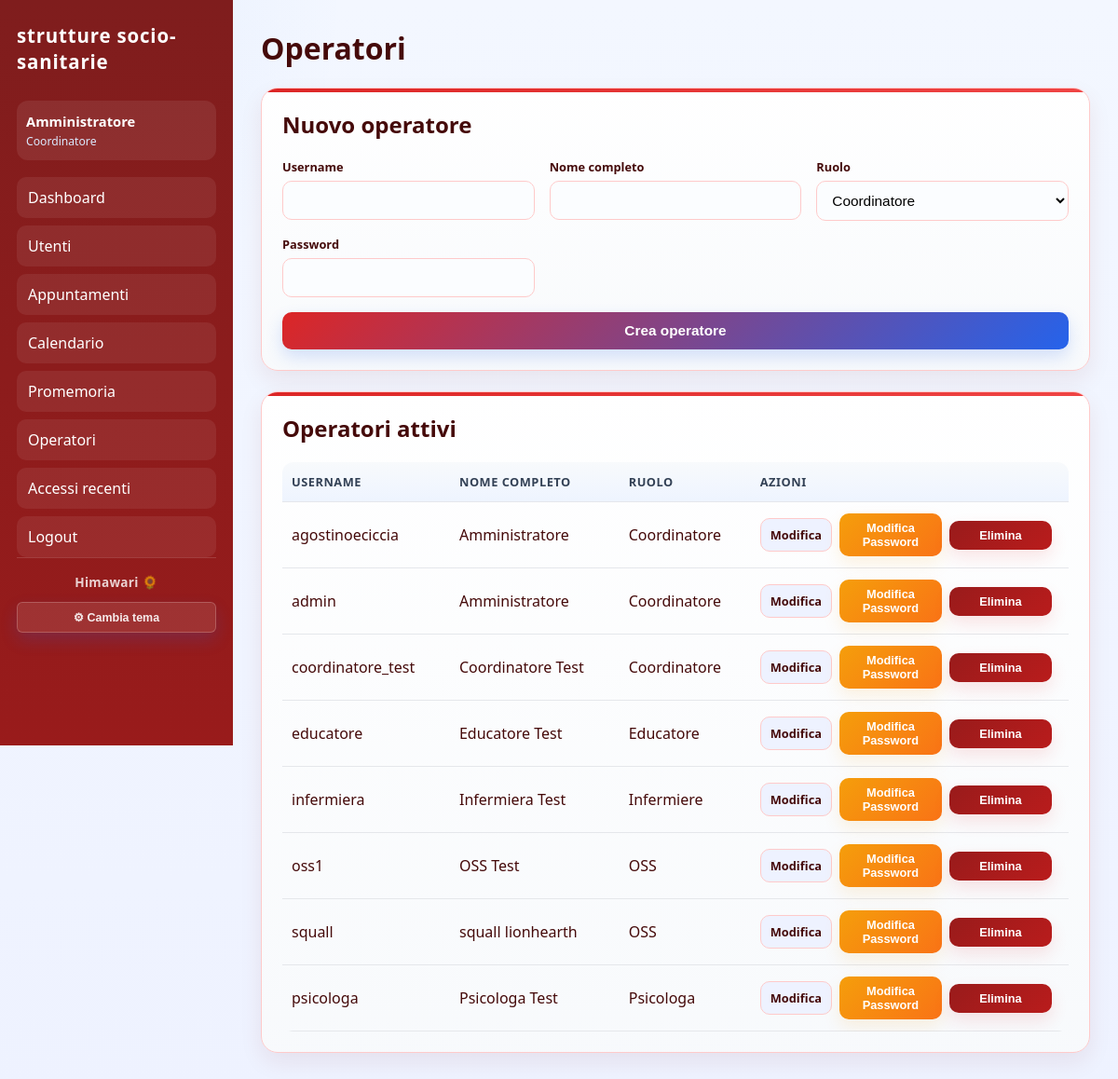
The app's page /users (signed in) with its own data.
### tables this page shows
CREATE TABLE users (
            id INTEGER PRIMARY KEY AUTOINCREMENT,
            username TEXT UNIQUE NOT NULL,
            fullname TEXT NOT NULL,
            role TEXT NOT NULL,
            password TEXT NOT NULL,
            is_archived INTEGER NOT NULL DEFAULT 0
        , theme TEXT NOT NULL DEFAULT 'cool');

### app.py (the view)
@app.route("/users")
@require_login
def users():
    if not user_has_permission("create_users"):
        abort(403)
    conn = get_db()
    users = conn.execute("SELECT * FROM users WHERE is_archived = 0 AND role != 'admin' ORDER BY role, fullname").fetchall()
    archived_users = conn.execute("SELECT * FROM users WHERE is_archived = 1 AND role != 'admin' ORDER BY role, fullname").fetchall()
    conn.close()
    return render_template("users.html", users=users, archived_users=archived_users)

### app.py (called while the page is built)
def get_db():
    conn = sqlite3.connect(DB_PATH)
    conn.row_factory = sqlite3.Row
    return conn

def get_current_user():
    user_id = session.get("user_id")
    if not user_id:
        return None
    conn = get_db()
    user = conn.execute("SELECT * FROM users WHERE id = ? AND is_archived = 0", (user_id,)).fetchone()
    conn.close()
    return dict(user) if user else None

def user_has_permission(action):
    user = get_current_user()
    if not user:
        return False
    if action == "open_user_folder":
        return user.get("role") in {"coordinatore", "vicecoordinatore"}
    if user.get("role") == "admin":
        return True
    if user.get("role") in {"coordinatore", "vicecoordinatore"}:
        return True
    return ROLE_PERMISSIONS.get(user.get("role"), {}).get(action, False)

def require_login(view_func):
    @wraps(view_func)
    def wrapper(*args, **kwargs):
        if not get_current_user():
            flash("Effettua l'accesso per continuare.", "warning")
            return redirect(url_for("login"))
        return view_func(*args, **kwargs)
    return wrapper

@app.context_processor
def inject_globals():
    return {
        "current_year": datetime.now().year,
        "app_name": "strutture socio-sanitarie",
        "current_user": get_current_user(),
        "ROLE_LABELS": ROLE_LABELS,
        "user_has_permission": user_has_permission,
    }

### templates/users.html (shortened to what this page needs)
{% extends 'base.html' %}
{% block content %}
<h1>Operatori</h1>
{% if user_has_permission('create_users') %}
<section class="panel">
    <h2>Nuovo operatore</h2>
    <form method="post" action="{{ url_for('create_user') }}" class="form-grid">
        <div>
            <label>Username</label>
            <input type="text" name="username" required>
        </div>
        <div>
            <label>Nome completo</label>
            <input type="text" name="fullname" required>
        </div>
        <div>
            <label>Ruolo</label>
            <select name="role" required>
                <option value="coordinatore">Coordinatore</option>
            </select>
        </div>
        <div>
            <label>Password</label>
            <input type="text" name="password" required>
        </div>
        <div class="full-width">
            <button type="submit">Crea operatore</button>
        </div>
    </form>
</section>
{% endif %}
<section class="panel">
    <h2>Operatori attivi</h2>
    <table>
        <thead>
            <tr>
                <th>Username</th>
                <th>Nome completo</th>
                <th>Ruolo</th>
                <th>Azioni</th>
            </tr>
        </thead>
        <tbody>
            {% for user in users %}
            <tr>
                <td>{{ user.username }}</td>
                <td>{{ user.fullname }}</td>
                <td>{{ ROLE_LABELS.get(user.role, user.role) }}</td>
                <td>
                    {% if user_has_permission('manage_users') %}
                    <div class="actions-group">
                        <a href="{{ url_for('edit_user', user_id=user.id) }}" class="secondary-btn small">Modifica</a>
                        <button type="button" class="warning-btn small" onclick="toggleForm('resetForm-{{ user.id }}')">Modifica Password</button>
                        <button type="button" class="danger-btn small" onclick="toggleForm('deleteForm-{{ user.id }}')">Elimina</button>
                    </div>
                    {% else %}
                    <span style="color: var(--muted); font-size: 0.85rem;">Nessuna azione disponibile</span>
                    {% endif %}
                </td>
            </tr>
            {% else %}
            <tr>
                <td colspan="4">Nessun operatore attivo.</td>
            </tr>
            {% endfor %}
        </tbody>
    </table>
</section>
{% endblock %}

### templates/base.html (shortened to what this page needs)
<!DOCTYPE html>
<html lang="it">
<head>
    <link rel="stylesheet" href="{{ url_for('static', filename='style.css') }}">
</head>
<body data-theme="{{ current_user.theme or 'cool' if current_user else 'cool' }}">
    <div class="app-shell">
        <aside class="sidebar">
            <div class="brand">{{ app_name }}</div>
            {% if current_user %}
            <div class="user-badge">
                <strong>{{ current_user.fullname }}</strong><br>
                <span>{{ ROLE_LABELS.get(current_user.role, current_user.role) }}</span>
            </div>
            <nav>
                <a href="{{ url_for('dashboard') }}">Dashboard</a>
                {% if user_has_permission('view_patients') %}
                <a href="{{ url_for('patients') }}">Utenti</a>
                {% endif %}
                {% if user_has_permission('view_appointments') %}
                <a href="{{ url_for('appointments') }}">Appuntamenti</a>
                <a href="{{ url_for('calendar') }}">Calendario</a>
                <a href="{{ url_for('notifications') }}">Promemoria</a>
                {% endif %}
                {% if user_has_permission('manage_users') %}
                <a href="{{ url_for('users') }}">Operatori</a>
                <a href="{{ url_for('audit') }}">Accessi recenti</a>
                {% endif %}
                <a href="{{ url_for('logout') }}">Logout</a>
            </nav>
            <div class="sidebar-footer">
                <div class="himawari-brand">Himawari 🌻</div>
                <button class="theme-toggle-btn" onclick="document.getElementById('theme-menu').classList.toggle('show')">⚙ Cambia tema</button>
            </div>
            {% endif %}
        </aside>
        <main class="main-content">
            {% block content %}{% endblock %}
        </main>
    </div>
</body>
</html>

### static/style.css (style rules this page uses)
* { box-sizing: border-box; }
:root { --bg: #eef4ff; --panel: #ffffff; --sidebar: #122c4d; --sidebar-soft: #1d3f6e; --primary: #1d4ed8; --primary-soft: #dbeafe; --accent: #14b8a6; --warning: #f59e0b; --danger: #dc2626; --text: #1f2937; --muted: #64748b; --border: #dfe7f5; --shadow: 0 10px 25px rgba(15, 23, 42, 0.08); }
body[data-theme="red"] { --bg: #fee2e2; --panel: #ffffff; --sidebar: #7f1d1d; --sidebar-soft: #991b1b; --primary: #dc2626; --primary-soft: #fecaca; --accent: #ef4444; --warning: #f59e0b; --danger: #991b1b; --text: #450a0a; --muted: #dc2626; --border: #fecaca; --shadow: 0 10px 25px rgba(127, 29, 29, 0.08); }
body { margin: 0; font-family: "Segoe UI", Arial, sans-serif; background: radial-gradient(circle at top left, rgba(59, 130, 246, 0.08), transparent 22%), linear-gradient(180deg, #f3f7ff 0%, #eef2ff 100%); color: var(--text); }
.app-shell { display: flex; min-height: 100vh; }
.sidebar { width: 250px; background: linear-gradient(180deg, var(--sidebar) 0%, var(--sidebar-soft) 100%); color: white; padding: 24px 18px; position: sticky; top: 0; height: 100vh; }
.brand { font-size: 1.28rem; font-weight: 800; margin-bottom: 28px; letter-spacing: 0.04em; }
.sidebar nav { display: flex; flex-direction: column; gap: 8px; }
.sidebar a { color: white; text-decoration: none; background: rgba(255,255,255,0.07); padding: 11px 12px; border-radius: 10px; transition: 0.2s ease; }
.sidebar-footer { margin-top: auto; padding-top: 16px; border-top: 1px solid rgba(255,255,255,0.15); position: relative; }
.himawari-brand { text-align: center; font-size: 0.85rem; font-weight: 600; color: rgba(255,255,255,0.8); letter-spacing: 0.02em; margin-bottom: 12px; }
.theme-toggle-btn { width: 100%; padding: 8px 10px; background: rgba(255,255,255,0.1); color: rgba(255,255,255,0.9); border: 1px solid rgba(255,255,255,0.2); border-radius: 6px; font-size: 0.78rem; font-weight: 600; cursor: pointer; transition: all 0.2s ease; }
.main-content { flex: 1; padding: 30px; }
h1, h2 { margin-top: 0; color: var(--text); }
.panel { background: linear-gradient(180deg, rgba(255,255,255,0.99), rgba(248,250,252,0.96)); border-radius: 18px; padding: 22px; box-shadow: var(--shadow); border: 1px solid var(--border); margin-bottom: 22px; position: relative; overflow: hidden; }
.panel::before { content: ""; position: absolute; inset: 0 auto auto 0; width: 100%; height: 4px; background: linear-gradient(90deg, var(--primary), var(--accent)); }
.form-grid { display: grid; grid-template-columns: repeat(auto-fit, minmax(220px, 1fr)); gap: 16px; }
.form-grid label, .filter-row label { display: block; font-size: 0.8rem; margin-bottom: 6px; color: var(--text); font-weight: 700; }
input, select, textarea, button { width: 100%; padding: 11px 12px; border-radius: 10px; border: 1px solid var(--border); font-size: 0.96rem; background: #fbfdff; }
button { background: linear-gradient(135deg, var(--primary), #2563eb); color: white; border: none; cursor: pointer; font-weight: 700; box-shadow: 0 8px 18px rgba(37, 99, 235, 0.18); transition: transform 0.15s ease, box-shadow 0.15s ease; }
.warning-btn { display: inline-block; padding: 10px 12px; border-radius: 10px; background: linear-gradient(135deg, var(--warning), #f97316); color: white; border: none; font-weight: 700; box-shadow: 0 8px 18px rgba(245, 158, 11, 0.12); cursor: pointer; }
.danger-btn, button.danger { display: inline-block; padding: 10px 12px; border-radius: 10px; background: linear-gradient(135deg, var(--danger), #b91c1c); color: white; border: none; font-weight: 700; box-shadow: 0 8px 18px rgba(220, 38, 38, 0.12); cursor: pointer; }
button.small, .secondary-btn.small { max-width: 110px; font-size: 0.8rem; padding: 8px 10px; }
.secondary-btn, .link-btn { display: inline-block; text-decoration: none; color: var(--text); padding: 10px 12px; border-radius: 10px; background: #eef2ff; text-align: center; border: 1px solid var(--border); font-weight: 600; }
.user-badge { background: rgba(255,255,255,0.08); border-radius: 12px; padding: 12px 10px; margin-bottom: 18px; font-size: 0.92rem; }
.user-badge span { color: #dbeafe; font-size: 0.76rem; }
.full-width { grid-column: 1 / -1; }
table { width: 100%; border-collapse: collapse; margin-top: 12px; overflow: hidden; border-radius: 12px; }
th, td { padding: 12px 10px; border-bottom: 1px solid #e5e7eb; text-align: left; }
th { background: linear-gradient(180deg, #f8fafc, #eef4ff); color: #334155; font-size: 0.8rem; text-transform: uppercase; letter-spacing: 0.04em; }

### records on screen
users: fullname "Amministratore", get "Coordinatore", username "agostinoeciccia"
users: username "admin", fullname "Amministratore", get "Coordinatore"
users: username "coordinatore_test", fullname "Coordinatore Test", get "Coordinatore"
users: username "educatore", fullname "Educatore Test", get "Educatore"
users: username "infermiera", fullname "Infermiera Test", get "Infermiere"
users: username "oss1", fullname "OSS Test", get "OSS"
users: username "squall", fullname "squall lionhearth", get "OSS"
users: username "psicologa", fullname "Psicologa Test", get "Psicologa"

### other values on screen
{{ app_name }} "strutture socio-sanitarie"
